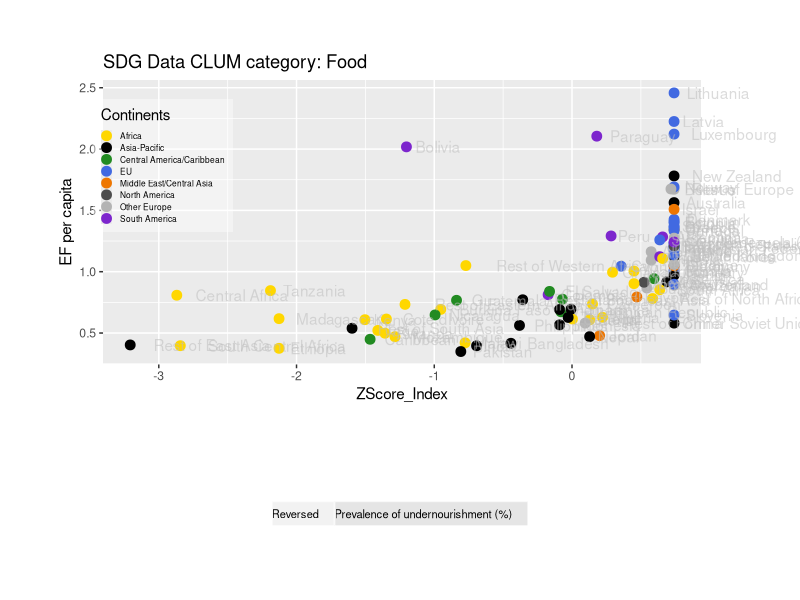
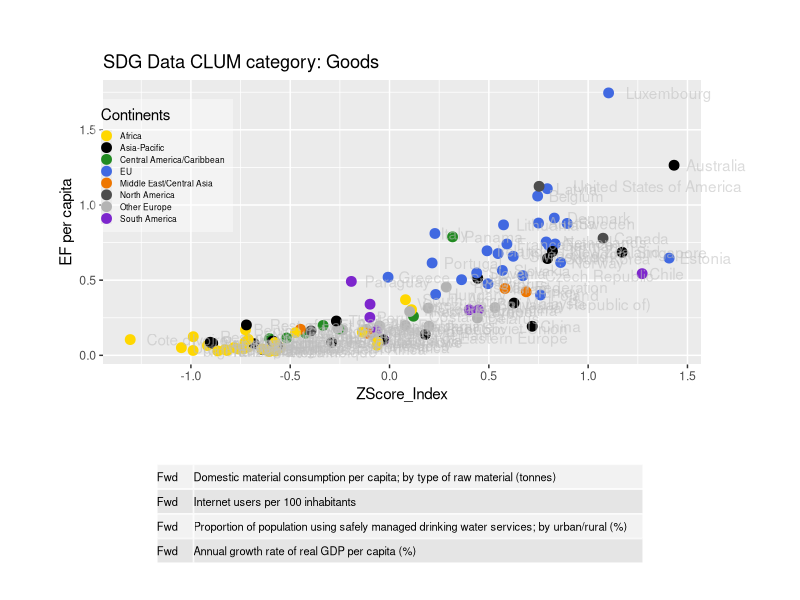
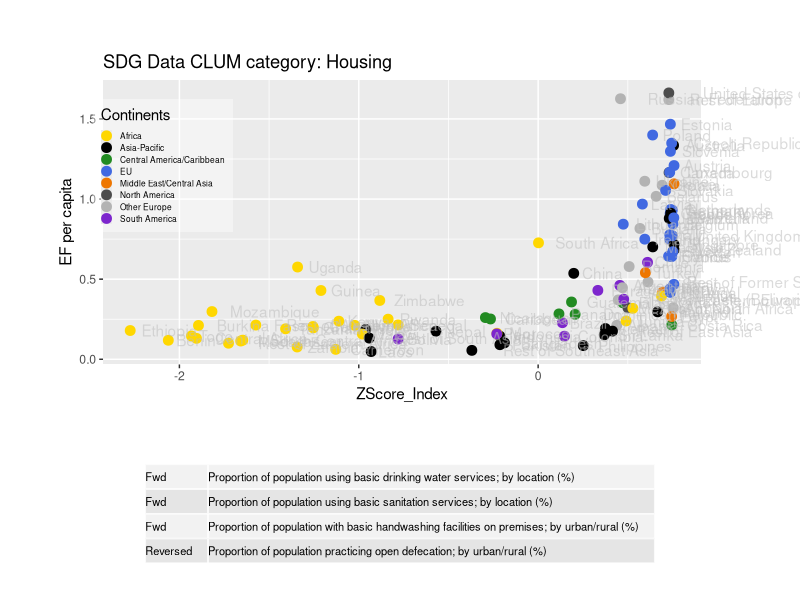
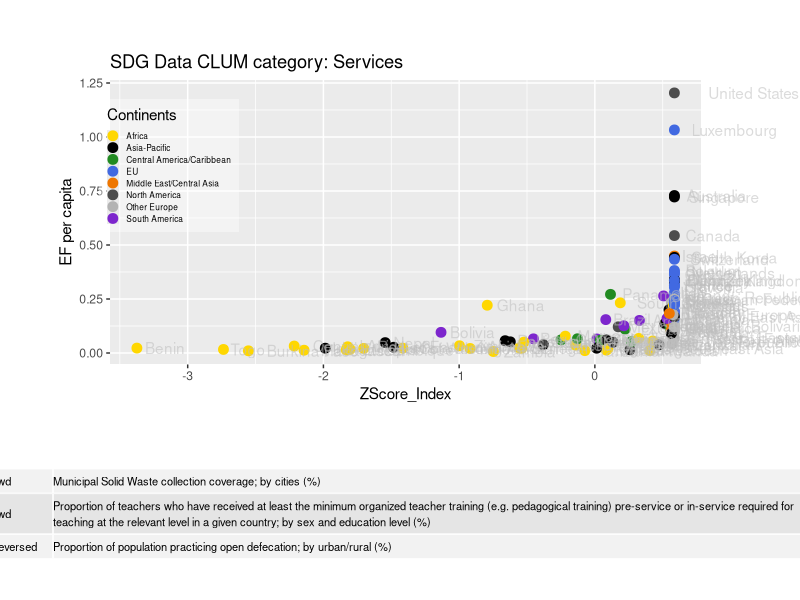

R code for these plots, in order: (Note: this script raises an error after producing the figures.)
library(ggplot2)
library(grid)
library(gridExtra)

#DONE, as a table on the graphic!!!!
#add data indicators used (probably just in powerpoint slides)
# move to function for plots (started at bottom)
# filter by quality score
# CLEAN UP!! (but could do more (eg. spellings w/o loop...))
# color points (by continent?)
# export for Powerpoint
#colours the same as EF
#Stablisize the colors by continent

"Set the minimum QScore to be included in the data"
QScoreMin <- 4

#Pull the data from csv files
EFWBData <- read.csv("NFA_WB_2017_CLUM.csv")
EFSDGData <- read.csv("NFA_SDG_2017_CLUM.csv")
IndicatorsDownloaded <- read.csv("IndicatorsDLed.csv")
SDGIndicatorsDownloaded <- read.csv("SDGIndicatorsDownloaded.csv")

#Pull the data from csv files
# EFWBData <- read.csv("./GFN_Data_Visualization/ScatterVisuals/NFA_WB_2017_CLUM.csv")
# EFSDGData <- read.csv("./GFN_Data_Visualization/ScatterVisuals/NFA_SDG_2017_CLUM.csv")
# IndicatorsDownloaded <- read.csv("./GFN_Data_Visualization/ScatterVisuals/IndicatorsDownloaded.csv")
# SDGIndicatorsDownloaded <- read.csv("./GFN_Data_Visualization/ScatterVisuals/SDGIndicatorsDownloaded.csv")

#color.codes<-as.character(c("#3399FF", "#FF0000", "#000000"))

#subetted data to plot
EFWBData11 <- subset(EFWBData, (EFWBData$year == 2011 & EFWBData$QScore > QScoreMin))
EFSDGData11 <- subset(EFSDGData,(EFSDGData$year == 2011 & EFSDGData$QScore > QScoreMin))

EFWBData11.Food <- subset(EFWBData11, EFWBData11$clum7_name == "Food")
EFWBData11.Goods <- subset(EFWBData11, EFWBData11$clum7_name == "Goods")
EFWBData11.Government <- subset(EFWBData11, EFWBData11$clum7_name == "Government")
EFWBData11.Housing <- subset(EFWBData11, EFWBData11$clum7_name == "Housing")
EFWBData11.PersonalTransportation <- subset(EFWBData11, EFWBData11$clum7_name == "Personal Transportation")
EFWBData11.Services <- subset(EFWBData11, EFWBData11$clum7_name == "Services")

EFSDGData11.Food <- subset(EFSDGData11, EFSDGData11$clum7_name == "Food")
EFSDGData11.Goods <- subset(EFSDGData11, EFSDGData11$clum7_name == "Goods")
EFSDGData11.Government <- subset(EFSDGData11, EFSDGData11$clum7_name == "Government")
EFSDGData11.GrossFixedCapitalFormation <- subset(EFSDGData11, EFSDGData11$clum7_name == "Gross Fixed Capital Formation")
EFSDGData11.Housing <- subset(EFSDGData11, EFSDGData11$clum7_name == "Housing")
EFSDGData11.PersonalTransportation <- subset(EFSDGData11, EFSDGData11$clum7_name == "Personal Transportation")
EFSDGData11.Services <- subset(EFSDGData11, EFSDGData11$clum7_name == "Services")

if (file.exists("Plots")){print("Plots directory already exists")
} else {
  dir.create("Plots/")
}


plotfunc <- function(data, title, CLUMcat, IndDL, height1, height2){
  myColors <-   c("gold","black", "forestgreen", "royalblue", "darkorange2", "grey30", "grey70", "purple3")
  names(myColors) <- levels(data$Continents)
  colScale <- scale_colour_manual(name = "Continents",values = myColors)
  p <- ggplot(data, aes(ZScore_Index, total , colour = Continents)) +
    geom_point(size = 3) +
    geom_text(label = data$GTAP_name,hjust=-.2, alpha=0.55, colour="grey") +
    colScale +
    labs(title = paste(title,"CLUM category:",data$clum7_name), y = "EF per capita") +
    theme(plot.margin = unit(c(1,2,1,1),"cm"), legend.position = c(.1,.7),
          legend.text = element_text(colour="black", size=6),
          legend.key.size = unit(.05,"cm"),
          legend.background = element_rect(fill=alpha ("white",0.4))) 
  gt <- ggplot_gtable(ggplot_build(p)) 
  gt$layout$clip[gt$layout$name == "panel"] <- "off" 
  
  
  tb <- tableGrob(cbind(as.character(IndDL[,5][IndDL$CLUM==CLUMcat]),
                        stringr::str_wrap(as.character(IndDL[,3][IndDL$CLUM==CLUMcat]),160)),
                  theme = ttheme_default(base_size=8,
                                         core = list(fg_params=list(hjust=0, x=0))))
  # tb <- tableGrob(cbind(subset(IndDL[,5],IndDL$CLUM==CLUMcat),subset(IndDL[,3],IndDL$CLUM==CLUMcat)),
  #                 theme = ttheme_default(base_size=8,
  #                                        core = list(fg_params=list(hjust=0, x=0))))
  # 
  plotname <- paste("Plots/",deparse(substitute(data)),".pdf", sep ="")
  pdf(plotname,width=12,height=9, onefile = FALSE)
  dev.off
  grid.newpage()
  grid.arrange(gt, tb, nrow=2, heights = c(height1, height2), vp=viewport(width=0.95, height=0.95))
  dev.off()
}

# change if no pause(waitlength) between charts wanted
peruse <- "no"
waitlength <- 6
pause <- function (secs){
  if (peruse=="yes"){Sys.sleep(secs)
  } else {
  }
}

#Plot and output all SDG Indicators 
plotfunc(EFSDGData11.Food,"SDG Data", "Food", SDGIndicatorsDownloaded, 1.5, .5)
pause(waitlength)
plotfunc(EFSDGData11.Goods,"SDG Data", "Goods",SDGIndicatorsDownloaded, 1.5, .5)
pause(waitlength)
plotfunc(EFSDGData11.Housing,"SDG Data", "Housing", SDGIndicatorsDownloaded, 1.5, .5)
pause(waitlength)
plotfunc(EFSDGData11.Services,"SDG Data", "Services", SDGIndicatorsDownloaded, 1.5, .5)
pause(waitlength)
plotfunc(EFSDGData11.PersonalTransportation,"SDG Data", "Transport", SDGIndicatorsDownloaded, 1.5, .5)
pause(waitlength)
plotfunc(EFSDGData11.Government,"SDG Data", "Government", SDGIndicatorsDownloaded, 1.5, .5)
pause(waitlength)
plotfunc(EFSDGData11.GrossFixedCapitalFormation,"SDG Data", "GFCF", SDGIndicatorsDownloaded, 1.5, .5)
pause(waitlength)

#Plot and output all WB Indicators
plotfunc(EFWBData11.Food,"World Bank Data", "Food",IndicatorsDownloaded, 1.5, .5)
pause(waitlength)
#Added manual line to IndicatorsDownloaded for WBGoods to work with function
plotfunc(EFWBData11.Goods,"World Bank Data", "Goods", IndicatorsDownloaded, 1.5, .5)
pause(waitlength)
plotfunc(EFWBData11.Services,"World Bank Data", "Services",IndicatorsDownloaded, 1, .8)
pause(waitlength)
plotfunc(EFWBData11.Housing,"World Bank Data", "Housing",IndicatorsDownloaded, 1.5, .5)
pause(waitlength)
plotfunc(EFWBData11.PersonalTransportation,"World Bank Data", "Personal Transportation",IndicatorsDownloaded, 1.5, .5)
pause(waitlength)
plotfunc(EFWBData11.Government,"World Bank Data", "Government",IndicatorsDownloaded, 1, 1)
pause(waitlength)
